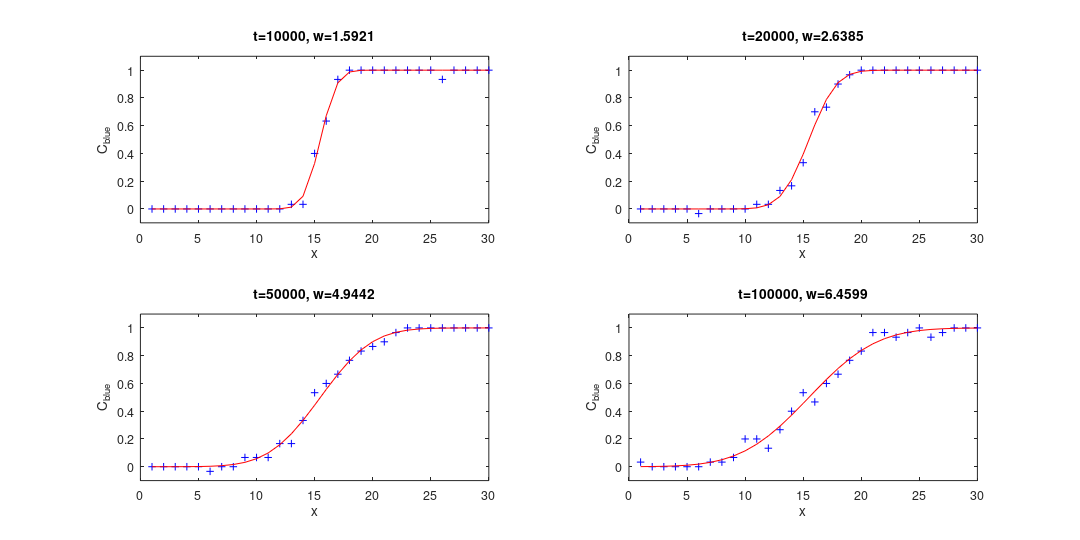
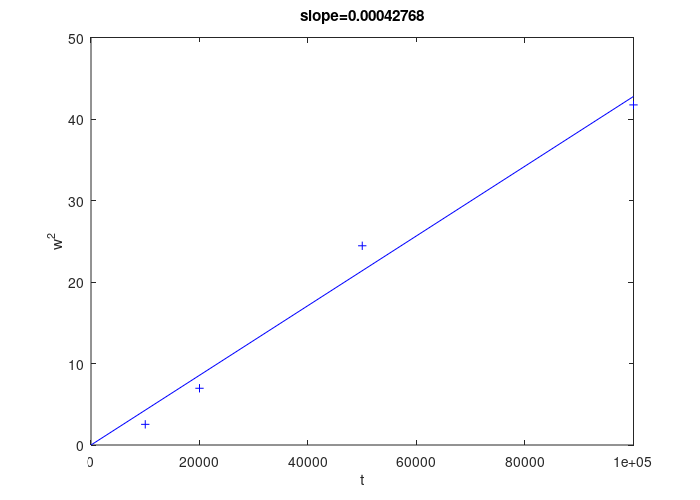

Write MATLAB code to recreate these figures, in order.
close all % close all existing plots
load vacancydiff % load the previously saved output.mat file
n=vacancydiff.n;
midpoint=(n+1)/2;  % this is the midpoint of the simiulation, where
    % the composition changes from 'red' to 'blue'

% define the error function
c1=0;
c2=1;
cerf=@(w,x) 0.5*(c1+c2)+0.5*(c2-c1)*erf((x-midpoint)/w);
x=1:n;
wguess=5; % initial guess for w in fit
figure
for k=1:4
    subplot(2,2,k)
    matrix=vacancydiff.matrices{k};
    c=sum(matrix,1)/n-1; % sum of each column in the matrix
    plot(x,c,'+b')
    hold on
    wfit(k)=lsqcurvefit(cerf,wguess,x,c);
    plot(x,cerf(wfit(k),x),'r-')
    xlabel ('x')
    ylabel ('C_{blue}')
    title(['t=', num2str(vacancydiff.times(k)),...
        ', w=', num2str(wfit(k))])
    ylim([-0.1 1.1])
end
set(gcf, 'paperposition', [0 0 12 6])
set(gcf, 'papersize', [12 6])
print(gcf,'vacancyfit.eps','-depsc2')

% now we creat the plot of w vs. the square root of time 
figure
t=vacancydiff.times;
plot(t, wfit.^2,'+b')
hold on
linfit=@(m,x) m*x;
mfit=lsqcurvefit(linfit,1,t,wfit.^2);
D=mfit/4;
Nv=1/n^2; %
prefactor=D/Nv;
xlabel('t')
ylabel('w^{2}')
title(['slope=', num2str(mfit)])
plot([0 1e5],[0 mfit*1e5], 'b-') 
set(gcf, 'paperposition', [0 0 7 5])
set(gcf, 'papersize', [7 5])
print(gcf,'vacancydcalc.eps', '-depsc2')





